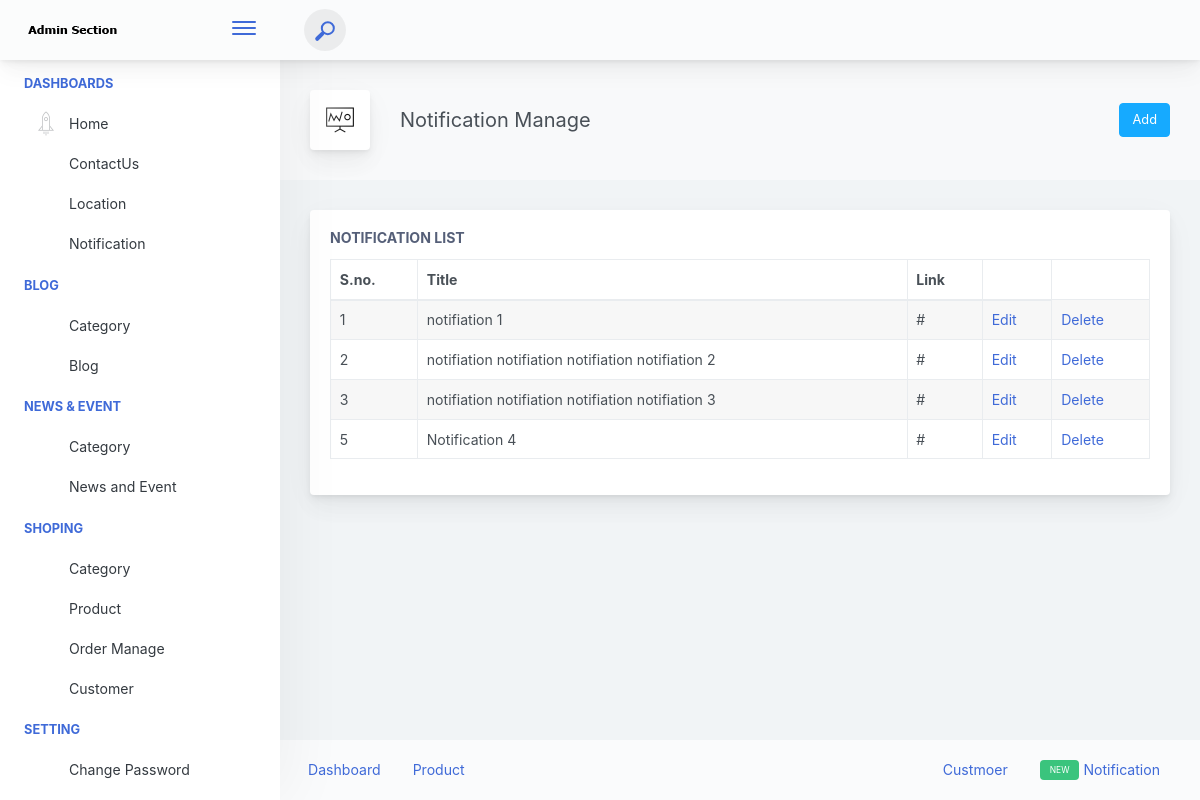
Page /Admin/AdminNotificationShow.php on the committed database.
### tables this page shows
CREATE TABLE `tbl_notification` (
  `Id` int(11) NOT NULL,
  `Title` varchar(2000) NOT NULL,
  `Link` varchar(2000) NOT NULL
);

### Admin/AdminNotificationShow.php (the view, shortened to what this page needs)
<?php
include("../connection.php");
?>
<!doctype html>
<html lang="en">
<head>
<link href="./main.css" rel="stylesheet"></head>
<body>
<div class="app-container app-theme-white body-tabs-shadow fixed-sidebar fixed-header">
<?php
include("AdminHeader.php");
?>
<div class="app-main">
<?php
include("AdminMenu.php");
?>
<div class="app-main__outer">
<div class="app-main__inner">
<div class="app-page-title">
<div class="page-title-wrapper">
<div class="page-title-heading">
<div class="page-title-icon">
<i class="pe-7s-display1 icon-gradient bg-premium-dark">
</i>
</div>
<div>Notification Manage
</div>
</div>
<div class="page-title-actions">
<div class="d-inline-block dropdown">
<a href="AdminNotificationAdd.php"><button type="button"class="btn-shadow  btn btn-info">Add</button></a>
</div>
</div>
</div>
</div>
<div class="row">
<div class="col-md-12">
<div class="main-card mb-3 card">
<div class="card-body"><h5 class="card-title">Notification List</h5>
<div class="mb-3">
<form class="" method="post">
<table class="mb-0 table table-bordered table-hover table-striped">
<thead>
<tr>
    <th>S.no.</th>
    <th>Title</th>
    <th>Link</th>
    <th></th>
</tr>
</thead>
<tbody>
<?php
    $qry="SELECT * FROM tbl_notification ";
    $tbl=mysqli_query($con,$qry);
    while($row=mysqli_fetch_array($tbl)){
?>
    <tr>
        <td><?php echo $row["Id"];?></td>
        <td><?php echo $row["Title"];?></td>
        <td><?php echo $row["Link"];?></td>
        <td><a href='AdminNotificationEdit.php?eid=<?php echo $row["Id"];?>' >Edit</a></td>
        <td><a href='AdminNotificationShow.php?did=<?php echo $row["Id"];?>' onclick="return confirm('Are you sure?')">Delete</a></td>
    </tr>
<?php
    }
?>
</tbody>
</table>
</form>
</div>
</div>
</div>
</div>
</div>
</div>
<?php
include("AdminFooter.php");
?>
</div>
</div>
</div>
</body>
</html>

### rows in the picture
tbl_notification: Id "1", Title "notifiation 1", Link "#"
tbl_notification: Id "2", Title "notifiation notifiation notifiation notifiation 2", Link "#"
tbl_notification: Id "3", Title "notifiation notifiation notifiation notifiation 3", Link "#"
tbl_notification: Id "5", Title "Notification 4", Link "#"
